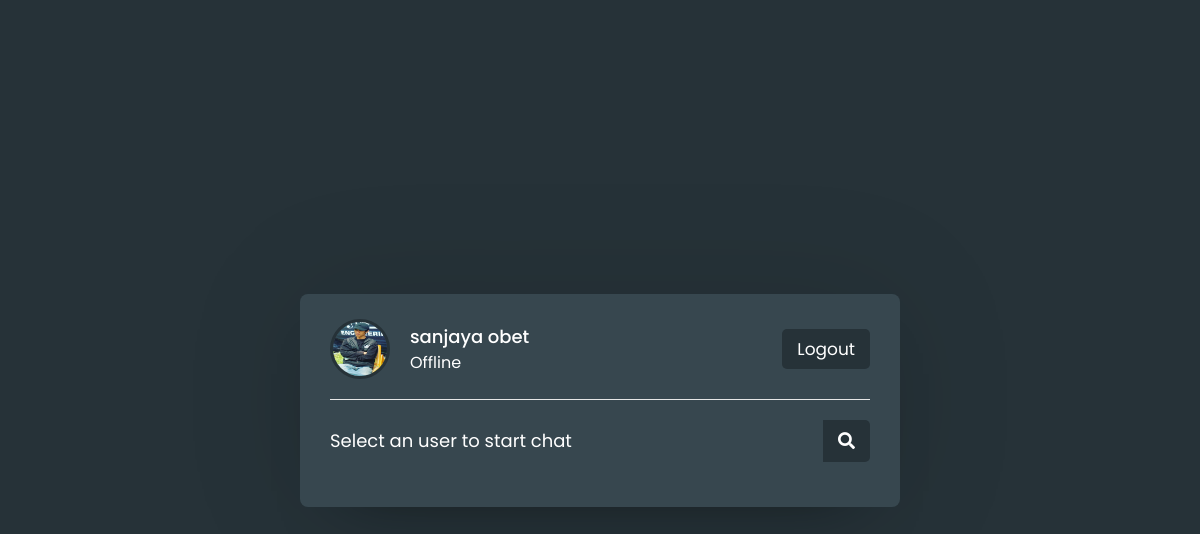
/chart/users.php (signed in), run on the app's committed database.
### tables this page shows
CREATE TABLE `users` (
  `user_id` int(11) NOT NULL,
  `unique_id` int(255) NOT NULL,
  `fname` varchar(255) NOT NULL,
  `lname` varchar(255) NOT NULL,
  `email` varchar(255) NOT NULL,
  `password` varchar(255) NOT NULL,
  `img` varchar(255) NOT NULL,
  `status` varchar(255) NOT NULL,
  `theme` varchar(255) NOT NULL
);

### chart/users.php (the view, shortened to what this page needs)
<?php
  include_once "php/config.php";
?>
<?php include_once "header.php"; ?>
<body>
  <div class="wrapper user-wrapper">
    <section class="users">
      <header>
        <div class="content">
          <?php
            $sql = mysqli_query($conn, "SELECT * FROM users WHERE unique_id = {$_SESSION['unique_id']}");
            if($sql && mysqli_num_rows($sql) > 0){
              $row = mysqli_fetch_assoc($sql);
          ?>
          <img src="php/images/<?php echo $row['img']; ?>" alt="">
          <div class="details">
            <span><?php echo $row['fname']. " " . $row['lname'] ?></span>
            <p><?php echo $row['status']; ?></p>
          </div>
          <?php
            } else {
              echo "Data tidak ditemukan";
            }
          ?>
        </div>
        <?php
          if(isset($row)) {
            echo '<a href="php/logout.php?logout_id=' . $row['unique_id'] . '" class="logout">Logout</a>';
          }
        ?>
      </header>
      <div class="search">
        <span class="text">Select an user to start chat</span>
        <button><i class="fas fa-search"></i></button>
      </div>
    </section>
  </div>
</body>
</html>

### chart/style.css (style rules this page uses)
* { margin: 0; padding: 0; box-sizing: border-box; text-decoration: none; font-family: 'Poppins', sans-serif; }
:root { --pink-color:#263238; --pink-dark:#263238; }
body { display: flex; align-items: center; justify-content: center; min-height: 100vh; background: var(--pink-color); padding: 0 10px; }
.wrapper { background:#37474F; max-width:600px; width: 100%; border-radius: 8px; box-shadow: 0 0 128px 0 rgba(0,0,0,0.1), 0 32px 64px -48px rgba(0,0,0,0.5); color: #fff !important; }
.users { padding: 25px 30px; }
.users header, .users-list a { display: flex; align-items: center; flex-wrap: wrap; padding-bottom: 20px; border-bottom: 1px solid #e6e6e6; justify-content: space-between; color: #fff !important; }
.wrapper img { object-fit: cover; border-radius: 50%; border: 3px solid var(--pink-color); }
.users header img { height: 60px; width: 60px; }
:is(.users, .users-list) .content { display: flex; align-items: center; }
:is(.users, .users-list) .content .details { color: #fff !important; margin-left: 20px; }
:is(.users, .users-list) .details span { font-size: 18px; font-weight: 500; }
.users header .logout { display: block; background: var(--pink-color); color: #fff; outline: none; border: none; padding: 7px 15px; text-decoration: none; border-radius: 5px; font-size: 17px; }
.users .search { margin: 20px 0; display: flex; position: relative; align-items: center; justify-content: space-between; }
.users .search .text { font-size: 18px; }
.users .search button { position: relative; z-index: 1; width: 47px; height: 42px; font-size: 17px; cursor: pointer; border: none; background:var(--pink-dark); color: #fff; outline: none; border-radius: 0 5px 5px 0; transition: all 0.2s ease; }

### data on the page
users: img (picture), fname "sanjaya", lname "obet", status "Offline"
